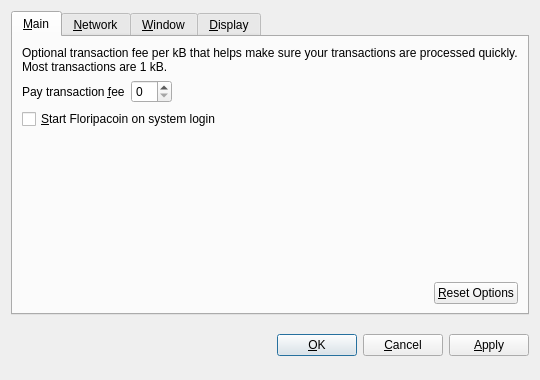
<?xml version="1.0" encoding="UTF-8"?>
<ui version="4.0">
 <class>OptionsDialog</class>
 <widget class="QDialog" name="OptionsDialog">
  <property name="geometry">
   <rect>
    <x>0</x>
    <y>0</y>
    <width>540</width>
    <height>380</height>
   </rect>
  </property>
  <property name="windowTitle">
   <string>Options</string>
  </property>
  <property name="modal">
   <bool>true</bool>
  </property>
  <layout class="QVBoxLayout" name="verticalLayout">
   <item>
    <widget class="QTabWidget" name="tabWidget">
     <property name="tabPosition">
      <enum>QTabWidget::North</enum>
     </property>
     <property name="currentIndex">
      <number>0</number>
     </property>
     <widget class="QWidget" name="tabMain">
      <attribute name="title">
       <string>&amp;Main</string>
      </attribute>
      <layout class="QVBoxLayout" name="verticalLayout_Main">
       <item>
        <widget class="QLabel" name="transactionFeeInfoLabel">
         <property name="text">
          <string>Optional transaction fee per kB that helps make sure your transactions are processed quickly. Most transactions are 1 kB.</string>
         </property>
         <property name="textFormat">
          <enum>Qt::PlainText</enum>
         </property>
         <property name="wordWrap">
          <bool>true</bool>
         </property>
        </widget>
       </item>
       <item>
        <layout class="QHBoxLayout" name="horizontalLayout_1_Main">
         <item>
          <widget class="QLabel" name="transactionFeeLabel">
           <property name="text">
            <string>Pay transaction &amp;fee</string>
           </property>
           <property name="textFormat">
            <enum>Qt::PlainText</enum>
           </property>
           <property name="buddy">
            <cstring>transactionFee</cstring>
           </property>
          </widget>
         </item>
         <item>
          <widget class="BitcoinAmountField" name="transactionFee"/>
         </item>
         <item>
          <spacer name="horizontalSpacer_1_Main">
           <property name="orientation">
            <enum>Qt::Horizontal</enum>
           </property>
           <property name="sizeHint" stdset="0">
            <size>
             <width>40</width>
             <height>20</height>
            </size>
           </property>
          </spacer>
         </item>
        </layout>
       </item>
       <item>
        <widget class="QCheckBox" name="bitcoinAtStartup">
         <property name="toolTip">
          <string>Automatically start Floripacoin after logging in to the system.</string>
         </property>
         <property name="text">
          <string>&amp;Start Floripacoin on system login</string>
         </property>
        </widget>
       </item>
       <item>
        <spacer name="verticalSpacer_Main">
         <property name="orientation">
          <enum>Qt::Vertical</enum>
         </property>
         <property name="sizeHint" stdset="0">
          <size>
           <width>20</width>
           <height>40</height>
          </size>
         </property>
        </spacer>
       </item>
       <item>
        <layout class="QHBoxLayout" name="horizontalLayout_2_Main">
         <item>
          <spacer name="horizontalSpacer_2_Main">
           <property name="orientation">
            <enum>Qt::Horizontal</enum>
           </property>
           <property name="sizeHint" stdset="0">
            <size>
             <width>40</width>
             <height>20</height>
            </size>
           </property>
          </spacer>
         </item>
         <item>
          <widget class="QPushButton" name="resetButton">
           <property name="toolTip">
            <string>Reset all client options to default.</string>
           </property>
           <property name="text">
            <string>&amp;Reset Options</string>
           </property>
           <property name="autoDefault">
            <bool>false</bool>
           </property>
          </widget>
         </item>
        </layout>
       </item>
      </layout>
     </widget>
     <widget class="QWidget" name="tabNetwork">
      <attribute name="title">
       <string>&amp;Network</string>
      </attribute>
      <layout class="QVBoxLayout" name="verticalLayout_Network">
       <item>
        <widget class="QCheckBox" name="mapPortUpnp">
         <property name="toolTip">
          <string>Automatically open the Floripacoin client port on the router. This only works when your router supports UPnP and it is enabled.</string>
         </property>
         <property name="text">
          <string>Map port using &amp;UPnP</string>
         </property>
        </widget>
       </item>
       <item>
        <widget class="QCheckBox" name="connectSocks">
         <property name="toolTip">
          <string>Connect to the Floripacoin network through a SOCKS proxy (e.g. when connecting through Tor).</string>
         </property>
         <property name="text">
          <string>&amp;Connect through SOCKS proxy:</string>
         </property>
        </widget>
       </item>
       <item>
        <layout class="QHBoxLayout" name="horizontalLayout_Network">
         <item>
          <widget class="QLabel" name="proxyIpLabel">
           <property name="text">
            <string>Proxy &amp;IP:</string>
           </property>
           <property name="textFormat">
            <enum>Qt::PlainText</enum>
           </property>
           <property name="buddy">
            <cstring>proxyIp</cstring>
           </property>
          </widget>
         </item>
         <item>
          <widget class="QValidatedLineEdit" name="proxyIp">
           <property name="maximumSize">
            <size>
             <width>140</width>
             <height>16777215</height>
            </size>
           </property>
           <property name="toolTip">
            <string>IP address of the proxy (e.g. 127.0.0.1)</string>
           </property>
          </widget>
         </item>
         <item>
          <widget class="QLabel" name="proxyPortLabel">
           <property name="text">
            <string>&amp;Port:</string>
           </property>
           <property name="textFormat">
            <enum>Qt::PlainText</enum>
           </property>
           <property name="buddy">
            <cstring>proxyPort</cstring>
           </property>
          </widget>
         </item>
         <item>
          <widget class="QLineEdit" name="proxyPort">
           <property name="maximumSize">
            <size>
             <width>55</width>
             <height>16777215</height>
            </size>
           </property>
           <property name="toolTip">
            <string>Port of the proxy (e.g. 9050)</string>
           </property>
          </widget>
         </item>
         <item>
          <widget class="QLabel" name="socksVersionLabel">
           <property name="text">
            <string>SOCKS &amp;Version:</string>
           </property>
           <property name="textFormat">
            <enum>Qt::PlainText</enum>
           </property>
           <property name="buddy">
            <cstring>socksVersion</cstring>
           </property>
          </widget>
         </item>
         <item>
          <widget class="QValueComboBox" name="socksVersion">
           <property name="toolTip">
            <string>SOCKS version of the proxy (e.g. 5)</string>
           </property>
          </widget>
         </item>
         <item>
          <spacer name="horizontalSpacer_Network">
           <property name="orientation">
            <enum>Qt::Horizontal</enum>
           </property>
           <property name="sizeHint" stdset="0">
            <size>
             <width>40</width>
             <height>20</height>
            </size>
           </property>
          </spacer>
         </item>
        </layout>
       </item>
       <item>
        <spacer name="verticalSpacer_Network">
         <property name="orientation">
          <enum>Qt::Vertical</enum>
         </property>
         <property name="sizeHint" stdset="0">
          <size>
           <width>20</width>
           <height>40</height>
          </size>
         </property>
        </spacer>
       </item>
      </layout>
     </widget>
     <widget class="QWidget" name="tabWindow">
      <attribute name="title">
       <string>&amp;Window</string>
      </attribute>
      <layout class="QVBoxLayout" name="verticalLayout_Window">
       <item>
        <widget class="QCheckBox" name="minimizeToTray">
         <property name="toolTip">
          <string>Show only a tray icon after minimizing the window.</string>
         </property>
         <property name="text">
          <string>&amp;Minimize to the tray instead of the taskbar</string>
         </property>
        </widget>
       </item>
       <item>
        <widget class="QCheckBox" name="minimizeOnClose">
         <property name="toolTip">
          <string>Minimize instead of exit the application when the window is closed. When this option is enabled, the application will be closed only after selecting Quit in the menu.</string>
         </property>
         <property name="text">
          <string>M&amp;inimize on close</string>
         </property>
        </widget>
       </item>
       <item>
        <spacer name="verticalSpacer_Window">
         <property name="orientation">
          <enum>Qt::Vertical</enum>
         </property>
         <property name="sizeHint" stdset="0">
          <size>
           <width>20</width>
           <height>40</height>
          </size>
         </property>
        </spacer>
       </item>
      </layout>
     </widget>
     <widget class="QWidget" name="tabDisplay">
      <attribute name="title">
       <string>&amp;Display</string>
      </attribute>
      <layout class="QVBoxLayout" name="verticalLayout_Display">
       <item>
        <layout class="QHBoxLayout" name="horizontalLayout_1_Display">
         <item>
          <widget class="QLabel" name="langLabel">
           <property name="text">
            <string>User Interface &amp;language:</string>
           </property>
           <property name="textFormat">
            <enum>Qt::PlainText</enum>
           </property>
           <property name="buddy">
            <cstring>lang</cstring>
           </property>
          </widget>
         </item>
         <item>
          <widget class="QValueComboBox" name="lang">
           <property name="toolTip">
            <string>The user interface language can be set here. This setting will take effect after restarting Floripacoin.</string>
           </property>
          </widget>
         </item>
        </layout>
       </item>
       <item>
        <layout class="QHBoxLayout" name="horizontalLayout_2_Display">
         <item>
          <widget class="QLabel" name="unitLabel">
           <property name="text">
            <string>&amp;Unit to show amounts in:</string>
           </property>
           <property name="textFormat">
            <enum>Qt::PlainText</enum>
           </property>
           <property name="buddy">
            <cstring>unit</cstring>
           </property>
          </widget>
         </item>
         <item>
          <widget class="QValueComboBox" name="unit">
           <property name="toolTip">
            <string>Choose the default subdivision unit to show in the interface and when sending coins.</string>
           </property>
          </widget>
         </item>
        </layout>
       </item>
       <item>
        <widget class="QCheckBox" name="displayAddresses">
         <property name="toolTip">
          <string>Whether to show Floripacoin addresses in the transaction list or not.</string>
         </property>
         <property name="text">
          <string>&amp;Display addresses in transaction list</string>
         </property>
        </widget>
       </item>
       <item>
        <widget class="QCheckBox" name="coinControlFeatures">
         <property name="toolTip">
          <string>Whether to show coin control features or not.</string>
         </property>
         <property name="text">
          <string>Display coin &amp;control features (experts only!)</string>
         </property>
        </widget>
       </item>
       <item>
        <spacer name="verticalSpacer_Display">
         <property name="orientation">
          <enum>Qt::Vertical</enum>
         </property>
         <property name="sizeHint" stdset="0">
          <size>
           <width>20</width>
           <height>40</height>
          </size>
         </property>
        </spacer>
       </item>
      </layout>
     </widget>
    </widget>
   </item>
   <item>
    <layout class="QHBoxLayout" name="horizontalLayout_Buttons">
     <item>
      <spacer name="horizontalSpacer_1">
       <property name="orientation">
        <enum>Qt::Horizontal</enum>
       </property>
       <property name="sizeHint" stdset="0">
        <size>
         <width>40</width>
         <height>48</height>
        </size>
       </property>
      </spacer>
     </item>
     <item>
      <widget class="QLabel" name="statusLabel">
       <property name="font">
        <font>
         <weight>75</weight>
         <bold>true</bold>
        </font>
       </property>
       <property name="text">
        <string/>
       </property>
       <property name="textFormat">
        <enum>Qt::PlainText</enum>
       </property>
       <property name="wordWrap">
        <bool>true</bool>
       </property>
      </widget>
     </item>
     <item>
      <spacer name="horizontalSpacer_2">
       <property name="orientation">
        <enum>Qt::Horizontal</enum>
       </property>
       <property name="sizeHint" stdset="0">
        <size>
         <width>40</width>
         <height>48</height>
        </size>
       </property>
      </spacer>
     </item>
     <item>
      <widget class="QPushButton" name="okButton">
       <property name="text">
        <string>&amp;OK</string>
       </property>
      </widget>
     </item>
     <item>
      <widget class="QPushButton" name="cancelButton">
       <property name="text">
        <string>&amp;Cancel</string>
       </property>
       <property name="autoDefault">
        <bool>false</bool>
       </property>
      </widget>
     </item>
     <item>
      <widget class="QPushButton" name="applyButton">
       <property name="text">
        <string>&amp;Apply</string>
       </property>
       <property name="autoDefault">
        <bool>false</bool>
       </property>
      </widget>
     </item>
    </layout>
   </item>
  </layout>
 </widget>
 <customwidgets>
  <customwidget>
   <class>BitcoinAmountField</class>
   <extends>QSpinBox</extends>
   <header>bitcoinamountfield.h</header>
  </customwidget>
  <customwidget>
   <class>QValueComboBox</class>
   <extends>QComboBox</extends>
   <header>qvaluecombobox.h</header>
  </customwidget>
  <customwidget>
   <class>QValidatedLineEdit</class>
   <extends>QLineEdit</extends>
   <header>qvalidatedlineedit.h</header>
  </customwidget>
 </customwidgets>
 <resources/>
 <connections/>
</ui>
